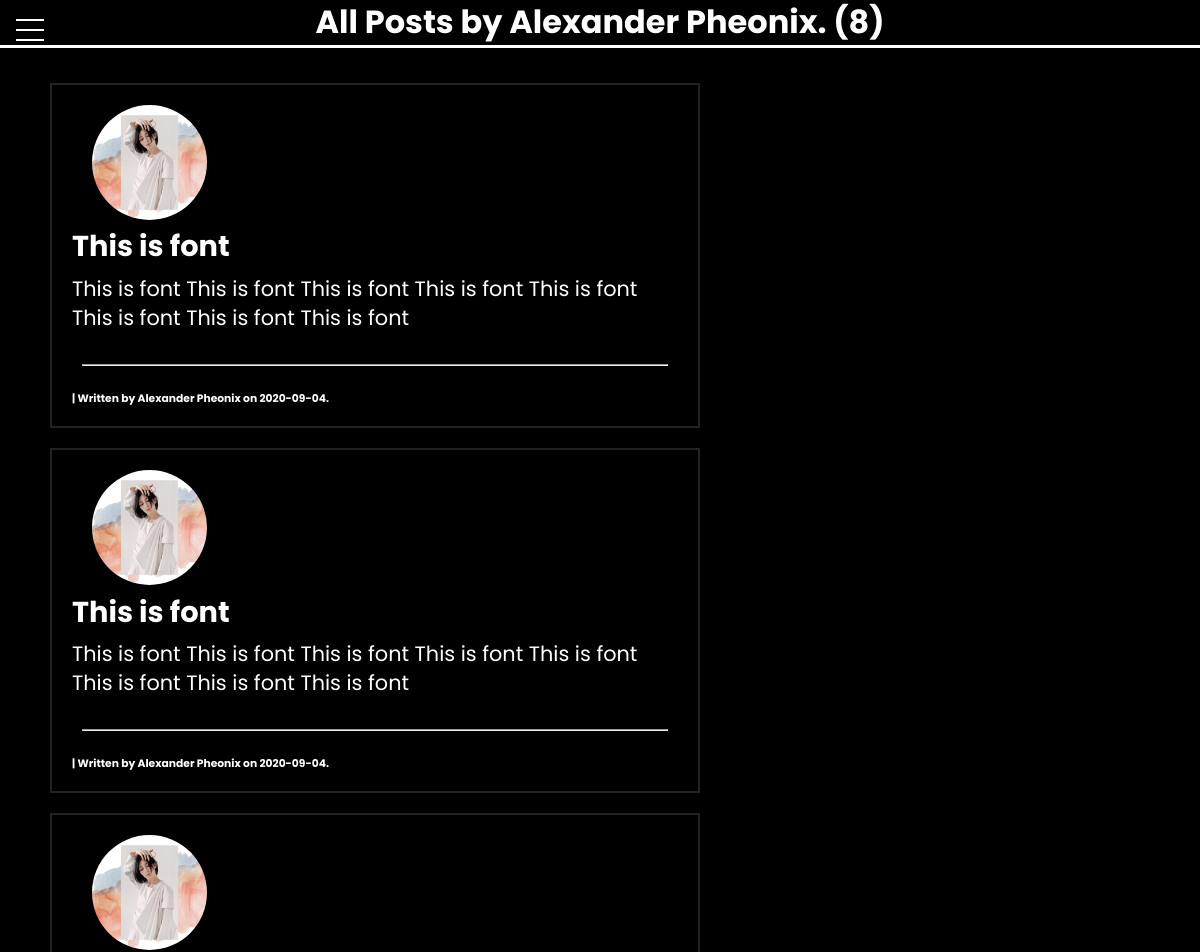
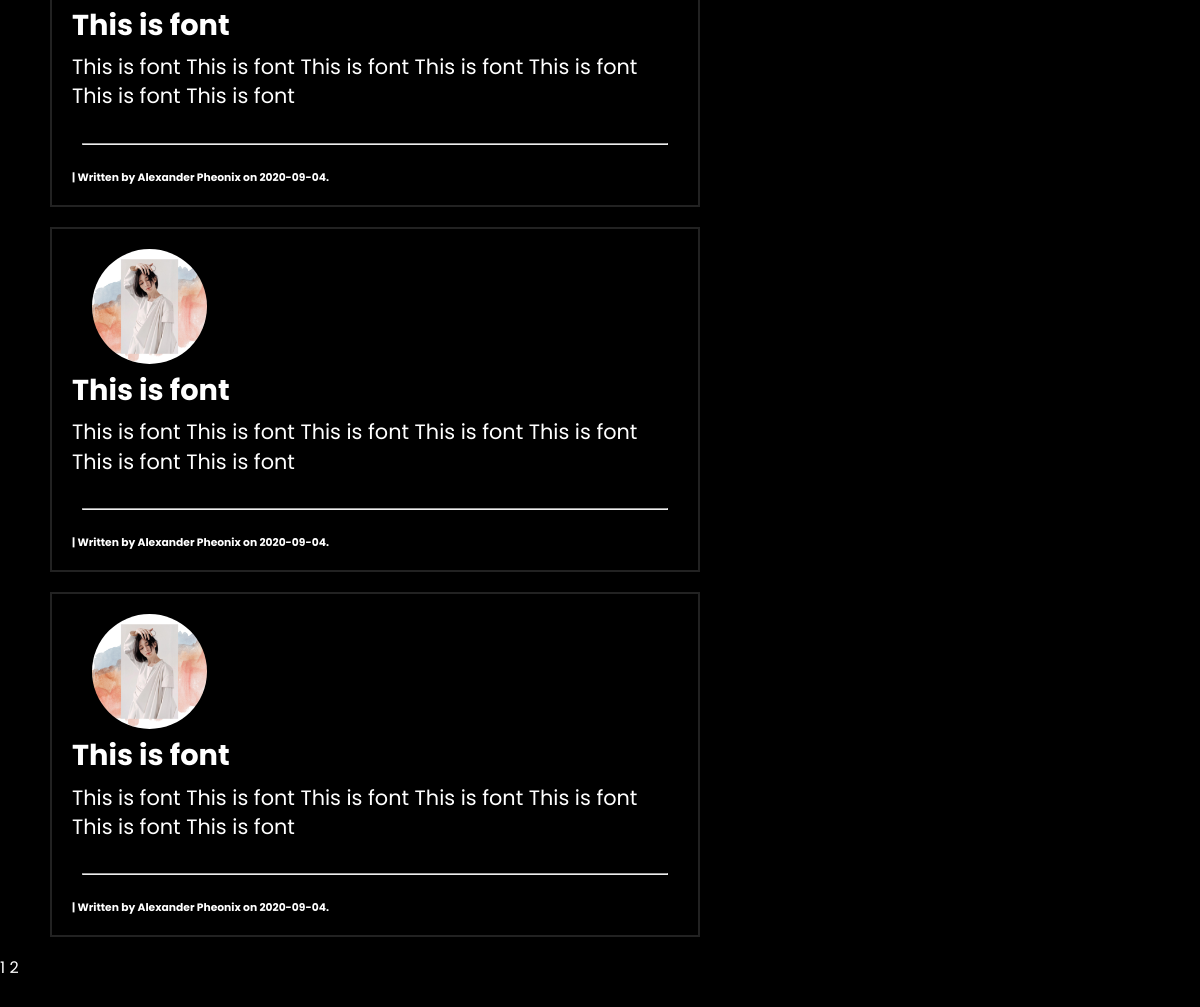
/user/Alexander Pheonix, run on the app's committed database (2 pictures, top to bottom).
### flaskblog/models.py (models this page shows, shortened)
class User(db.Model, UserMixin):
    id = db.Column(db.Integer, primary_key=True, unique=True)
    username = db.Column(db.String(20), unique=True, nullable=False)
    email = db.Column(db.String(120), unique=True, nullable=False)
    image_file = db.Column(db.String(20), nullable=False, default='default.jpg')
    password = db.Column(db.String(60), nullable=False)
    liked_posts = db.Column(db.Text, default="abcd,abcd")
    subscribed_users = db.Column(db.Text, default='__FLASKBLOG_ADMIN__')
    posts = db.relationship('Post', backref='author', lazy=True)

class Post(db.Model):
    id = db.Column(db.Integer, primary_key=True)
    title = db.Column(db.String(), nullable=False)
    date_posted = db.Column(db.DateTime, nullable=False, default=datetime.utcnow)
    content = db.Column(db.Text, nullable=False)
    is_verified = db.Column(db.Boolean, default=False)
    views = db.Column(db.Integer, default=0)
    font = db.Column(db.String(30), default="Poppins")
    font_color = db.Column(db.String(20), default="#fff")
    likes = db.Column(db.Integer, default=0)
    user_id = db.Column(db.Integer, db.ForeignKey('user.id'), nullable=False)

### flaskblog/routes.py (the view)
@app.route("/user/<string:username>")
def user_post(username):
    page = request.args.get('page', 1, type=int)
    user = User.query.filter_by(username=username).first_or_404()
    posts = Post.query.filter_by(author=user)\
        .order_by(Post.date_posted.desc())\
        .paginate(page=page, per_page=5)
    return render_template('user_post.html', posts=posts, user=user)

### flaskblog/templates/user_post.html (shortened to what this page needs)
{% extends "base.html" %}
{% block content %}
<h1> All Posts by {{ user.username }}. ({{ posts.total }})</h1>
    <div id="posts" class="main">
    {% for post in posts.items %}
        <article class="main">
            <a href="{{ url_for('post', post_id=post.id )}}"><img src="{{ url_for('static', filename='profile_pics/' + post.author.image_file) }}"
                    class="rounded-profile-pic"></a>
            <a href="{{ url_for('post', post_id=post.id )}}" class="post-title"><h2>{{ post.title }}</h2> </a>
            <p class="post-content">{{ post.content }}</p>
            <br>
            <hr>
            <a href="{{ url_for('user_post', username=post.author.username) }}" class="post-author"><h6>| Written by {{ post.author.username }} on {{ post.date_posted.strftime('%Y-%m-%d') }}.
            </h6></a>
        </article>
    {% endfor %}
        {% for page_num in posts.iter_pages(left_edge=1, right_edge=1, left_current=1, right_current=2) %}
            {% if page_num %}
                {% if posts.page == page_num %}
                    <a class="current-button" href="{{ url_for('user_post', page=page_num, username=user.username) }}">{{ page_num }}</a>
                {% else %}
                    <a class="pagination-btn" href="{{ url_for('user_post', page=page_num, username=user.username) }}">{{ page_num }}</a>
                {% endif %}
            {% else %}
                <span>...</span>
            {% endif %}
        {% endfor %}
        <br><br><br><br><br><br><br><br>
    </div>
</div>
{% endblock content %}

### flaskblog/templates/base.html (shortened to what this page needs)
<!DOCTYPE html>
<html lang="en">
<head>
    <link rel="stylesheet" type="text/css" href=" {{url_for('static', filename='style.css')}} ">
</head>
<body>
<div class="main">
    <nav>
    <div class="menu-wrap">
        <div class="hamburger"><div></div></div>
    </div>
    </nav>
    {% block content %}{% endblock content %}
</body>
</html>

### flaskblog/static/style.css (style rules this page uses)
* { margin: 0px 0px 0px 0px; padding: 0px 0px 0px 0px; box-sizing: border-box; font-family: Poppins, 'Poppins', Helveltica, sans-serif; text-decoration: none; color: white; }
body { background-color: black; background-image: linear-gradient(60deg, rgba(2,0,36,1) 0%, rgba(0,0,0,1) 0%); background-size: 100%; color: white; font-family: 'Poppins', Poppins, sans-serif; line-height: 1.4; }
html { scroll-behavior: smooth; }
h1 { text-align: center; border-bottom: 3px solid white; margin-bottom: 35px; }
article { margin: 20px 500px 20px 50px; border: 2px solid #222; padding: 20px; transition: .3s linear; }
p { font-size: 1.3rem; }
h6 { font-family: 1.4em; }
hr { margin: 10px; margin-bottom: 25px; }
:root { --primary-color: rgb(44 128 117 / 40%); --overlay-color: rgba(24, 39, 51, 0.85); --menu-speed: 0.75s; }
.menu-wrap { position: fixed; top: 0; left: 0; z-index: 1; }
.menu-wrap .hamburger { position: absolute; top: 0; left: 0; z-index: 1; width: 60px; height: 60px; padding: 1rem; background: none; display: flex; align-items: center; justify-content: center; }
.menu-wrap .hamburger > div { position: relative; width: 100%; height: 2px; background-color: white; display: flex; align-items: center; justify-content: center; transition: all 0.4s ease; }
.menu-wrap .hamburger > div:before, .menu-wrap .hamburger > div:after { content: ''; position: absolute; z-index: 1; top: -10px; width: 100%; height: 2px; background: inherit; }
.menu-wrap .hamburger > div:after { top: 10px; }
.post-title { color: white; padding-bottom: 10px; border-bottom: 1px solid white; transition: 0.2s; }
.post-content { color: white; }
.post-author h6 { min-width: 30ch; }
.rounded-profile-pic { border-radius: 50%; margin-left: 20px; width: 115px; height: 115px; }
.post-author { color: white; }
#posts article a h2 { font-size: 1.8em; font-weight: bold; padding-bottom: 5px; text-decoration: none; transition: .2s linear; border-bottom: 2px solid black; }

### data on the page
User: username "Alexander Pheonix"
Post: image_file (picture), title "This is font", content "This is font This is font This is font This is font This is font This is font This is font This is font", author.username "Alexander Pheonix", date_posted "2020-09-04"
Post: image_file (picture), title "This is font", content "This is font This is font This is font This is font This is font This is font This is font This is font", author.username "Alexander Pheonix", date_posted "2020-09-04"
Post: image_file (picture), title "This is font", content "This is font This is font This is font This is font This is font This is font This is font", author.username "Alexander Pheonix", date_posted "2020-09-04"
Post: image_file (picture), title "This is font", content "This is font This is font This is font This is font This is font This is font This is font", author.username "Alexander Pheonix", date_posted "2020-09-04"
Post: image_file (picture), title "This is font", content "This is font This is font This is font This is font This is font This is font This is font", author.username "Alexander Pheonix", date_posted "2020-09-04"

### other printed values
{{ posts.total }} "8"
{{ page_num }} "1"
{{ page_num }} "2"
